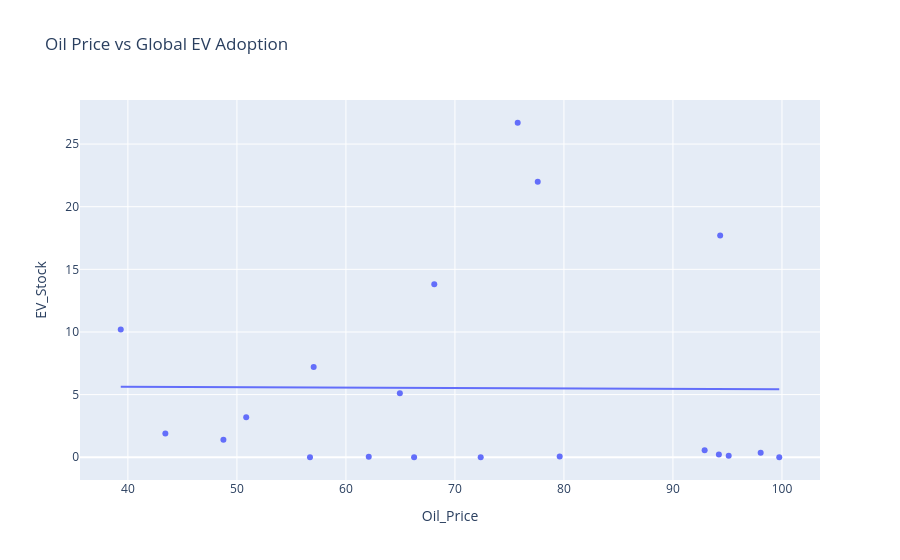

Notebook code for this chart:
### Markdown cell above
## 📊 Correlation Plot

### Code cell
px.scatter(
    corr_df,
    x="Oil_Price",
    y="EV_Stock",
    trendline="ols",
    title="Oil Price vs Global EV Adoption"
).show()

### Figure 1 — Plotly figure (JSON) as saved in the notebook; plotly's stock layout.template omitted (floating-point values rounded to 4 significant figures)
{"data": [{"hovertemplate": "Oil_Price=%{x}<br>EV_Stock=%{y}<extra></extra>", "legendgroup": "", "marker": {"color": "#636efa", "symbol": "circle"}, "mode": "markers", "name": "", "orientation": "v", "showlegend": false, "type": "scatter", "x": [56.7, 66.25, 72.36, 99.75, 62.09, 79.61, 95.11, 94.21, 98.05, 92.91, 48.76, 43.44, 50.85, 64.95, 57.04, 39.34, 68.11, 94.33, 77.6, 75.76], "xaxis": "x", "y": [0.0, 0.0, 0.0, 0.0, 0.03, 0.06, 0.11, 0.22, 0.35, 0.55, 1.4, 1.9, 3.2, 5.1, 7.2, 10.2, 13.8, 17.7, 22.0, 26.7], "yaxis": "y"}, {"hovertemplate": "<b>OLS trendline</b><br>EV_Stock = -0.00323278 * Oil_Price + 5.75831<br>R<sup>2</sup>=0.000057<br><br>Oil_Price=%{x}<br>EV_Stock=%{y} <b>(trend)</b><extra></extra>", "legendgroup": "", "marker": {"color": "#636efa", "symbol": "circle"}, "mode": "lines", "name": "", "showlegend": false, "type": "scatter", "x": [39.34, 43.44, 48.76, 50.85, 56.7, 57.04, 62.09, 64.95, 66.25, 68.11, 72.36, 75.76, 77.6, 79.61, 92.91, 94.21, 94.33, 95.11, 98.05, 99.75], "xaxis": "x", "y": [5.631, 5.618, 5.601, 5.594, 5.575, 5.574, 5.558, 5.548, 5.544, 5.538, 5.524, 5.513, 5.507, 5.501, 5.458, 5.454, 5.453, 5.451, 5.441, 5.436], "yaxis": "y"}], "layout": {"legend": {"tracegroupgap": 0}, "title": {"text": "Oil Price vs Global EV Adoption"}, "xaxis": {"anchor": "y", "domain": [0, 1], "title": {"text": "Oil_Price"}}, "yaxis": {"anchor": "x", "domain": [0, 1], "title": {"text": "EV_Stock"}}}}
